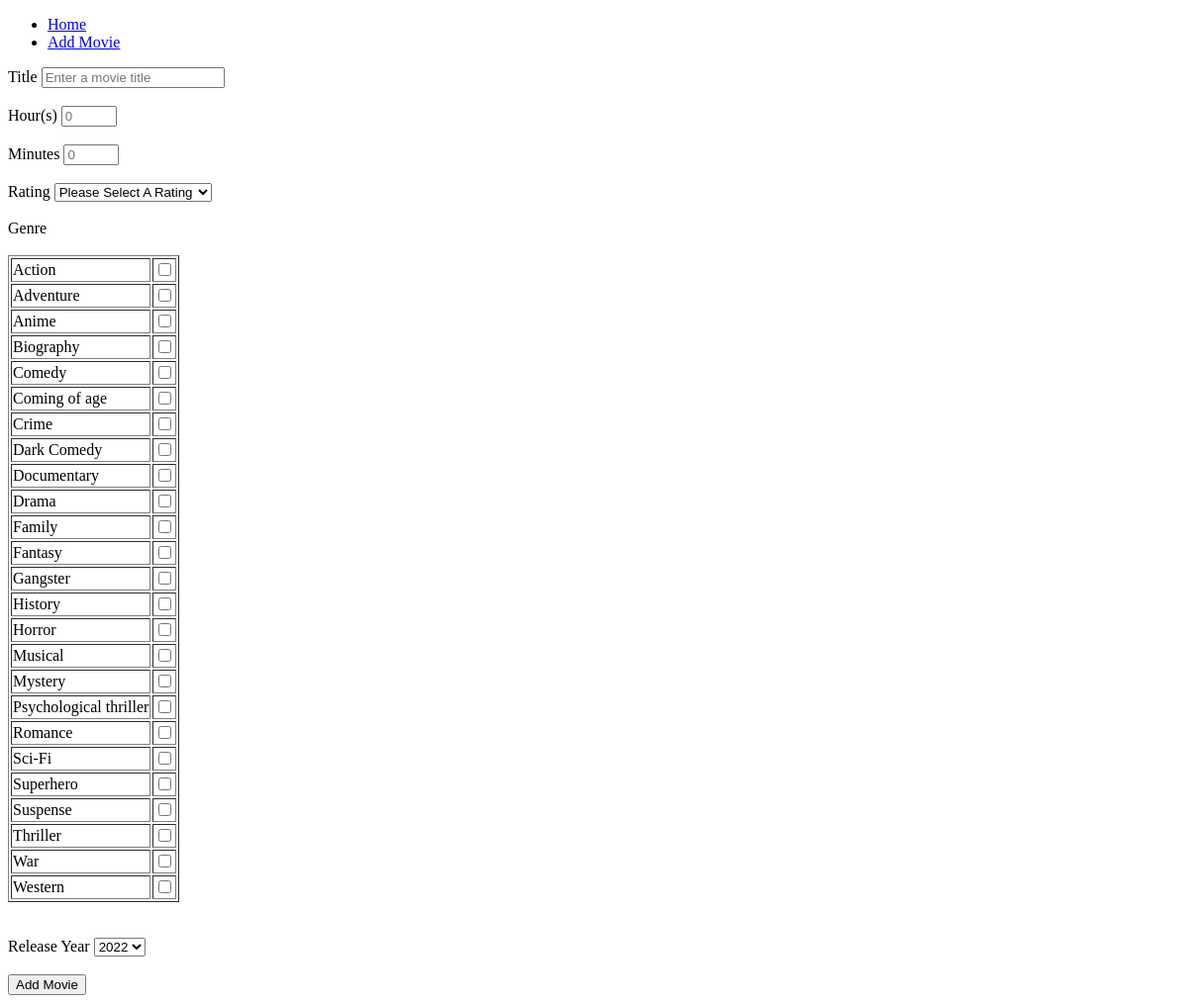
The app's page /addMovie.php, older data.
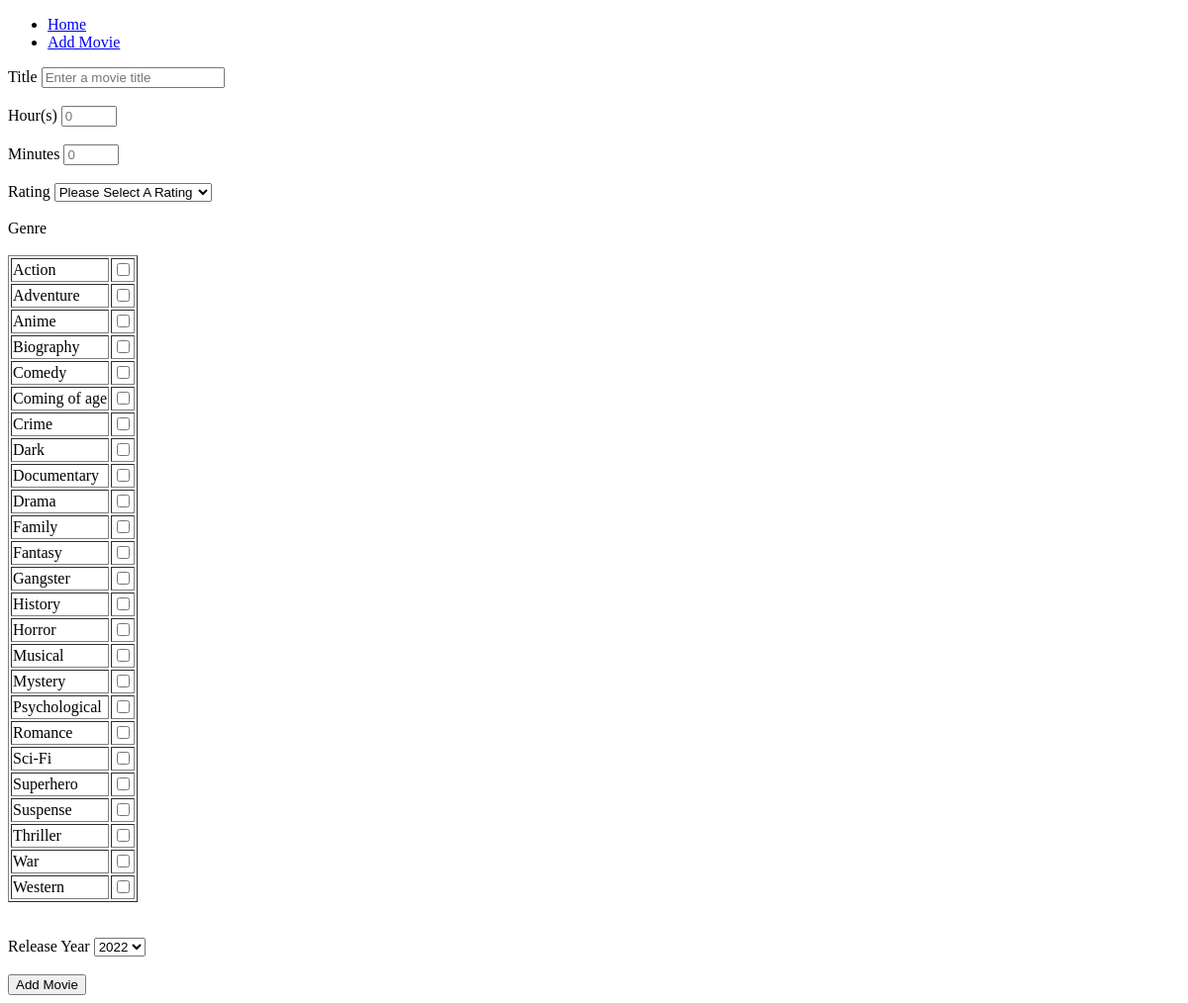
The same page, newer data.
### tables this page shows
CREATE TABLE `genre` (
  `id` int(11) NOT NULL,
  `name` varchar(255) NOT NULL
);

### addMovie.php (the view, shortened to what this page needs)
<?php
    include_once 'includes/dbMovies.inc.php';
?>
<!DOCTYPE html>
<html lang="en">
<head>
</head>
<body>
    <nav>
        <ul>
            <li>
                <a href="index.php">Home</a>
            </li>
            <li>
                <a href="addMovie.php">Add Movie</a>
            </li>
        </ul>
    </nav>
    <form action="includes/addMovie.inc.php" method="POST">
        <label>
            Title
            <input type="text" name="title" id="title" placeholder="Enter a movie title" required><br><br>
        </label>
        <label>
            Hour(s)
            <input type="number" name="hour" id="hour" min="0" max="50" placeholder="0" required><br><br>
        </label>
        <label>
            Minutes
            <input type="number" name="minutes" id="minutes" min="0" max="59" placeholder="0" required><br><br>
        </label>
        <label>
            Rating
            <select name="rating" id="rating">
                <option value="-1" selected disabled>Please Select A Rating</option>
            </select><br><br>
        </label>
        <label for="genre">Genre</label><br><br>
<?php
                $sql = "Select * from genre order by name ASC";
                $allGenres = mysqli_query($conn, $sql);
?>
                <table border="1">
<?php
                while( $currentGenre = mysqli_fetch_assoc($allGenres)) {
?>
                    <tr>
                        <td>
<?php
                            echo (ucfirst($currentGenre["name"]));
?>
                        </td>
                        <td>
                            <input type="checkbox" name="genre[]" id="genre" value="<?php echo ($currentGenre["id"].","); ?>">
                        </td>
                    </tr>
<?php
                }
?>
                </table>
            <br><br>
        <label>
            Release Year
            <select name="releaseYear" id="releaseYear">
<?php
                for($currentYear = 2022; $currentYear >= 1905; $currentYear--) {
?>
            <option value="<?php echo( $currentYear ); ?>"><?php echo( $currentYear ); ?></option>
            <?php
                }
            ?>
            </select><br><br>
        </label>
        <input type="submit" value="Add Movie">
    </form>
</body>
</html>

Row changes from the older to the newer data that the page shows:
changed genre: name "Dark Comedy" → "Dark"
changed genre: name "Psychological thriller" → "Psychological"
